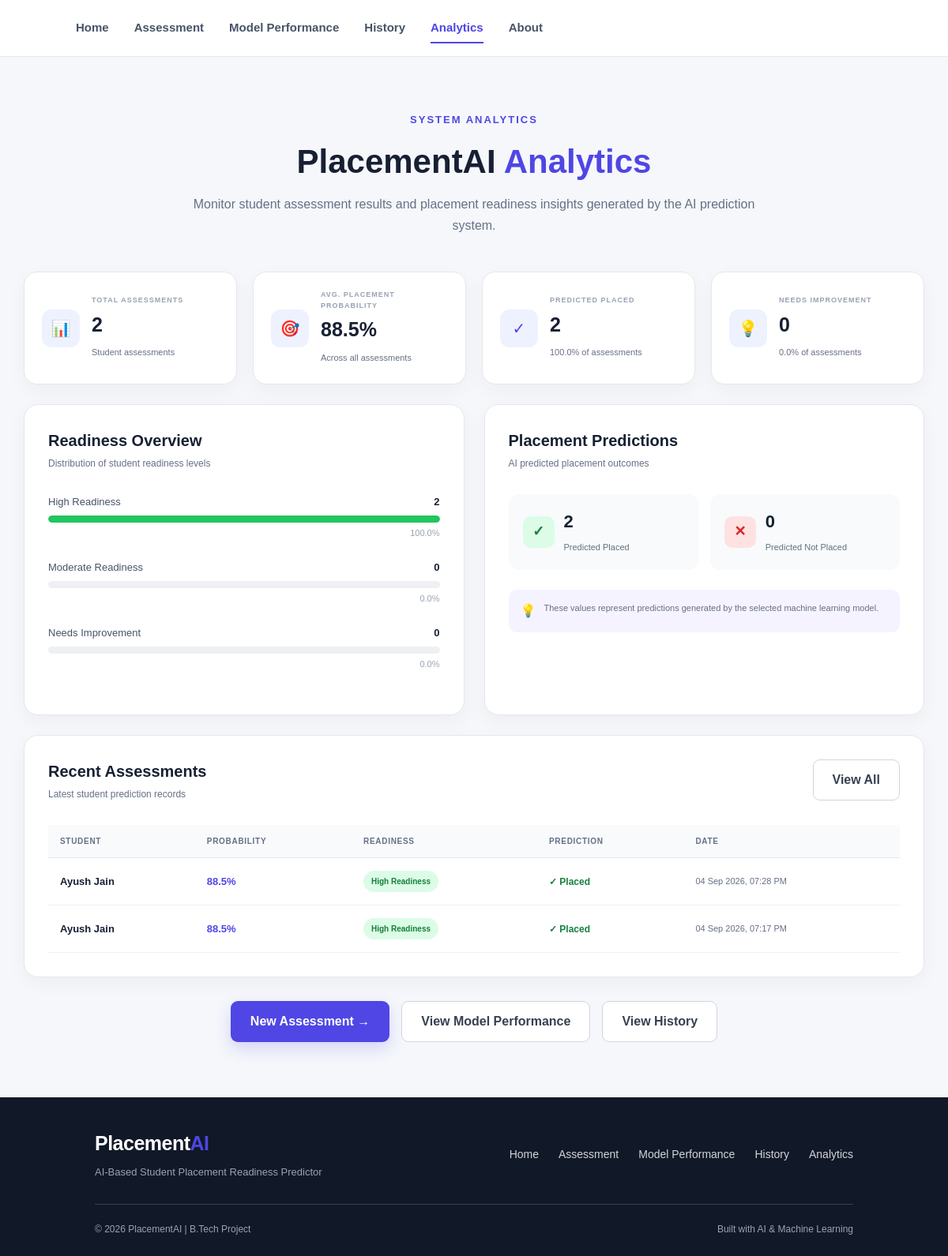
The app's page /analytics with its own data.
### tables this page shows
CREATE TABLE predictions (

            id INTEGER PRIMARY KEY AUTOINCREMENT,

            student_name TEXT NOT NULL,

            probability REAL NOT NULL,

            status TEXT NOT NULL,

            prediction TEXT NOT NULL,

            assessment_date TEXT NOT NULL

        , student_data TEXT, skills TEXT, recommendations TEXT, shap_data TEXT);

### app.py (the view)
@app.route("/analytics")
def analytics():
    try:
        conn = sqlite3.connect(
            DATABASE
        )
        conn.row_factory = sqlite3.Row
        cursor = conn.cursor()
        cursor.execute("""
            SELECT COUNT(*) AS total
            FROM predictions
        """)
        total_assessments = (
            cursor.fetchone()["total"]
        )
        cursor.execute("""
            SELECT AVG(probability) AS average
            FROM predictions
        """)
        average_result = (
            cursor.fetchone()["average"]
        )
        if average_result is None:
            average_probability = 0
        else:
            average_probability = round(
                float(average_result),
                2
            )
        cursor.execute("""
            SELECT COUNT(*) AS count
            FROM predictions
            WHERE status = 'High Readiness'
        """)
        high_readiness = (
            cursor.fetchone()["count"]
        )
        cursor.execute("""
            SELECT COUNT(*) AS count
            FROM predictions
            WHERE status = 'Moderate Readiness'
        """)
        moderate_readiness = (
            cursor.fetchone()["count"]
        )
        cursor.execute("""
            SELECT COUNT(*) AS count
            FROM predictions
            WHERE status = 'Needs Improvement'
        """)
        needs_improvement = (
            cursor.fetchone()["count"]
        )
        cursor.execute("""
            SELECT COUNT(*) AS count
            FROM predictions
            WHERE prediction = '1'
               OR LOWER(prediction) = 'placed'
        """)
        predicted_placed = (
            cursor.fetchone()["count"]
        )
        cursor.execute("""
            SELECT COUNT(*) AS count
            FROM predictions
            WHERE prediction = '0'
               OR LOWER(prediction) = 'not placed'
        """)
        predicted_not_placed = (
            cursor.fetchone()["count"]
        )
        cursor.execute("""
            SELECT *
            FROM predictions
            ORDER BY id DESC
            LIMIT 5
        """)
        recent_predictions = (
            cursor.fetchall()
        )
        conn.close()
        if total_assessments > 0:
            placed_percentage = round(
                predicted_placed
                / total_assessments
                * 100,
                2
            )
            high_percentage = round(
                high_readiness
                / total_assessments
                * 100,
                2
            )
            moderate_percentage = round(
                moderate_readiness
                / total_assessments
                * 100,
                2
            )
            improvement_percentage = round(
                needs_improvement
                / total_assessments
                * 100,
                2
            )
        else:
            placed_percentage = 0
            high_percentage = 0
            moderate_percentage = 0
            improvement_percentage = 0
        return render_template(
            "analytics.html",
            total_assessments=
                total_assessments,
            average_probability=
                average_probability,
            predicted_placed=
                predicted_placed,
            predicted_not_placed=
                predicted_not_placed,
            placed_percentage=
                placed_percentage,
            high_readiness=
                high_readiness,
            moderate_readiness=
                moderate_readiness,
            needs_improvement=
                needs_improvement,
            high_percentage=
                high_percentage,
            moderate_percentage=
                moderate_percentage,
            improvement_percentage=
                improvement_percentage,
            recent_predictions=
                recent_predictions,
            active_page="analytics"
        )
    except Exception as e:
        print(
            "Analytics Error:",
            e
        )
        return render_template(
            "analytics.html",
            total_assessments=0,
            average_probability=0,
            predicted_placed=0,
            predicted_not_placed=0,
            placed_percentage=0,
            high_readiness=0,
            moderate_readiness=0,
            needs_improvement=0,
            high_percentage=0,
            moderate_percentage=0,
            improvement_percentage=0,
            recent_predictions=[],
            error="Unable to load analytics data.",
            active_page="analytics"
        )

### templates/analytics.html (shortened to what this page needs)
<!DOCTYPE html>
<html lang="en">
<head>
    <link rel="stylesheet"
          href="{{ url_for('static', filename='css/style.css') }}">
</head>
<body>
<nav class="navbar">
    <div class="nav-links">
        <a href="/" class="nav-link {% if active_page == 'home' %}active{% endif %}">
            Home
        </a>
        <a href="/assessment" class="nav-link {% if active_page == 'assessment' %}active{% endif %}">
            Assessment
        </a>
        <a href="/model-performance" class="nav-link {% if active_page == 'model-performance' %}active{% endif %}">
            Model Performance
        </a>
        <a href="/history" class="nav-link {% if active_page == 'history' %}active{% endif %}">
            History
        </a>
        <a href="/analytics" class="nav-link {% if active_page == 'analytics' %}active{% endif %}">
            Analytics
        </a>
        <a href="/about" class="nav-link {% if active_page == 'about' %}active{% endif %}">
            About
        </a>
    </div>
</nav>
<main class="analytics-page">
    <section class="analytics-header">
        <p class="section-tag">
            SYSTEM ANALYTICS
        </p>
        <h1>
            PlacementAI
            <span>Analytics</span>
        </h1>
        <p>
            Monitor student assessment results and
            placement readiness insights generated by
            the AI prediction system.
        </p>
    </section>
    <section class="analytics-stats">
        <div class="analytics-stat-card">
            <div class="stat-icon">
                📊
            </div>
            <div>
                <p>
                    TOTAL ASSESSMENTS
                </p>
                <h2>
                    {{ total_assessments }}
                </h2>
                <span>
                    Student assessments
                </span>
            </div>
        </div>
        <div class="analytics-stat-card">
            <div class="stat-icon">
                🎯
            </div>
            <div>
                <p>
                    AVG. PLACEMENT PROBABILITY
                </p>
                <h2>
                    {{ average_probability }}%
                </h2>
                <span>
                    Across all assessments
                </span>
            </div>
        </div>
        <div class="analytics-stat-card">
            <div class="stat-icon">
                ✓
            </div>
            <div>
                <p>
                    PREDICTED PLACED
                </p>
                <h2>
                    {{ predicted_placed }}
                </h2>
                <span>
                    {{ placed_percentage }}% of assessments
                </span>
            </div>
        </div>
        <div class="analytics-stat-card">
            <div class="stat-icon">
                💡
            </div>
            <div>
                <p>
                    NEEDS IMPROVEMENT
                </p>
                <h2>
                    {{ needs_improvement }}
                </h2>
                <span>
                    {{ improvement_percentage }}% of assessments
                </span>
            </div>
        </div>
    </section>
    <section class="analytics-content">
        <div class="analytics-panel">
            <div class="panel-header">
                <div>
                    <h2>
                        Readiness Overview
                    </h2>
                    <p>
                        Distribution of student readiness levels
                    </p>
                </div>
            </div>
            <div class="readiness-row">
                <div class="readiness-info">
                    <span>
                        High Readiness
                    </span>
                    <strong>
                        {{ high_readiness }}
                    </strong>
                </div>
                <div class="analytics-track">
                    <div
                        class="analytics-fill high"
                        style="--analytics-width: {{ high_percentage }}%;">
                    </div>
                </div>
                <small>
                    {{ high_percentage }}%
                </small>
            </div>
            <div class="readiness-row">
                <div class="readiness-info">
                    <span>
                        Moderate Readiness
                    </span>
                    <strong>
                        {{ moderate_readiness }}
                    </strong>
                </div>
                <div class="analytics-track">
                </div>
                <small>
                    {{ moderate_percentage }}%
                </small>
            </div>
            <div class="readiness-row">
                <div class="readiness-info">
                    <span>
                        Needs Improvement
                    </span>
                    <strong>
                        {{ needs_improvement }}
                    </strong>
                </div>
                <div class="analytics-track">
                </div>
                <small>
                    {{ improvement_percentage }}%
                </small>
            </div>
        </div>
        <div class="analytics-panel">
            <div class="panel-header">
                <div>
                    <h2>
                        Placement Predictions
                    </h2>
                    <p>
                        AI predicted placement outcomes
                    </p>
                </div>
            </div>
            <div class="placement-summary">
                <div class="placement-item">
                    <div class="placement-icon placed">
                        ✓
                    </div>
                    <div>
                        <strong>
                            {{ predicted_placed }}
                        </strong>
                        <span>
                            Predicted Placed
                        </span>
                    </div>
                </div>
                <div class="placement-item">
                    <div class="placement-icon not-placed">
                        ✕
                    </div>
                    <div>
                        <strong>
                            {{ predicted_not_placed }}
                        </strong>
                        <span>
                            Predicted Not Placed
                        </span>
                    </div>
                </div>
            </div>
            <div class="placement-note">
                <span>
                    💡
                </span>
                <p>
                    These values represent predictions generated
                    by the selected machine learning model.
                </p>
            </div>
        </div>
    </section>
    <section class="analytics-panel recent-panel">
        <div class="panel-header">
            <div>
                <h2>
                    Recent Assessments
                </h2>
                <p>
                    Latest student prediction records
                </p>
            </div>
            <a href="/history"
               class="secondary-btn">
                View All
            </a>
        </div>
        {% if recent_predictions %}
        <div class="recent-table-wrapper">
            <table class="recent-table">
                <thead>
                    <tr>
                        <th>
                            Student
                        </th>
                        <th>
                            Probability
                        </th>
                        <th>
                            Readiness
                        </th>
                        <th>
                            Prediction
                        </th>
                        <th>
                            Date
                        </th>
                    </tr>
                </thead>
                <tbody>
                    {% for item in recent_predictions %}
                    <tr>
                        <td>
                            <strong>
                                {{ item.student_name }}
                            </strong>
                        </td>
                        <td>
                            <strong class="analytics-probability">
                                {{ item.probability }}%
                            </strong>
                        </td>
                        <td>
                            {% if item.status == "High Readiness" %}
                                <span class="history-status high">
                                    High Readiness
                                </span>
                            {% elif item.status == "Moderate Readiness" %}
                                <span class="history-status moderate">
                                    Moderate Readiness
                                </span>
                            {% else %}
                                <span class="history-status low">
                                    Needs Improvement
                                </span>
                            {% endif %}
                        </td>
                        <td>
                            {% if item.prediction|string|lower == "1"
                                  or item.prediction|string|lower == "placed" %}
                                <span class="prediction-placed">
                                    ✓ Placed
                                </span>
                            {% else %}
                                <span class="prediction-not-placed">
                                    ✕ Not Placed
                                </span>
                            {% endif %}
                        </td>
                        <td class="history-date">
                            {{ item.assessment_date }}
                        </td>
                    </tr>
                    {% endfor %}
                </tbody>
            </table>
        </div>
        {% endif %}
    </section>
    <div class="analytics-actions">
        <a href="/assessment"
           class="btn">
            New Assessment →
        </a>
        <a href="/model-performance"
           class="secondary-btn">
            View Model Performance
        </a>
        <a href="/history"
           class="secondary-btn">
            View History
        </a>
    </div>
</main>
<footer>
    <div class="footer-content">
        <div>
            <div class="logo">
                Placement<span>AI</span>
            </div>
            <p>
                AI-Based Student Placement Readiness Predictor
            </p>
        </div>
        <div class="footer-links">
            <a href="/">
                Home
            </a>
            <a href="/assessment">
                Assessment
            </a>
            <a href="/model-performance">
                Model Performance
            </a>
            <a href="/history">
                History
            </a>
            <a href="/analytics">
                Analytics
            </a>
        </div>
    </div>
    <div class="footer-bottom">
        <p>
            © 2026 PlacementAI | B.Tech Project
        </p>
        <p>
            Built with AI & Machine Learning
        </p>
    </div>
</footer>
</body>
</html>

### records on screen
predictions: student_name "Ayush Jain", probability "88.5", status "High Readiness", prediction "✓ Placed", assessment_date "04 Sep 2026, 07:28 PM"
predictions: student_name "Ayush Jain", probability "88.5", status "High Readiness", prediction "✓ Placed", assessment_date "04 Sep 2026, 07:17 PM"

### other values on screen
{{ total_assessments }} "2"
{{ average_probability }} "88.5"
{{ predicted_placed }} "2"
{{ placed_percentage }} "100.0"
{{ needs_improvement }} "0"
{{ improvement_percentage }} "0.0"
{{ high_readiness }} "2"
{{ high_percentage }} "100.0"
{{ moderate_readiness }} "0"
{{ moderate_percentage }} "0.0"
{{ predicted_not_placed }} "0"
